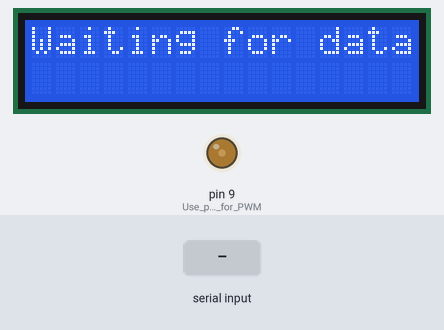
This sketch was run on a simulated Arduino Uno, built with avr-gcc and run on an emulated ATmega328P. Parts: 16×2 character LCD, output pins drawn as LEDs (lit = HIGH). Inputs (shaded band) come from the test bench.

Above: at 1.2 s.
1.3 s: "1\n" received over Serial
At 2.5 s:
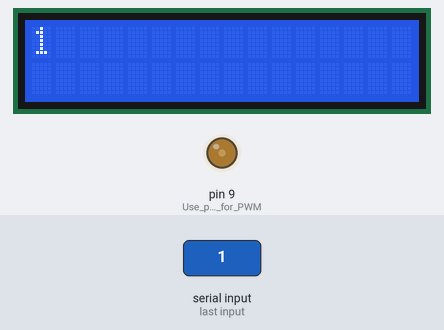
2.8 s: "0\n" received over Serial
At 3.8 s:
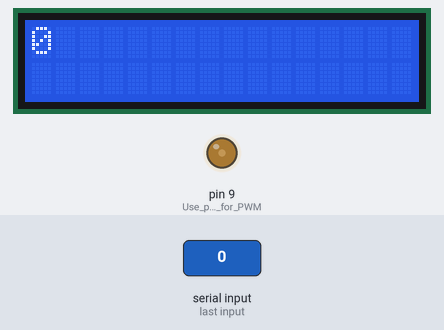
4.3 s: "2\n" received over Serial
At 5.0 s:
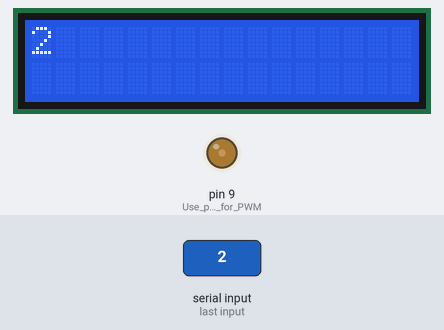
Timing chart, 0 to 7.3 s (numbered marks = the images above; inputs shaded):
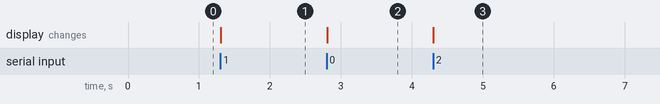

The sketch:

ArduinoCode.ino
```cpp
#include <LiquidCrystal.h>  // idk why it shows that this is an undefined identifier. However it works in the Arduino IDE.

// Initialize the LCD (12, 11, 5, 4, 3, 2) for what im doin rn
LiquidCrystal lcd(12, 11, 5, 4, 3, 2);

void setup() {
  pinMode(9, OUTPUT); // Use pin 9 for PWM
  analogWrite(9, 70); // Adjust value (0-255) to control contrast

  // 16x2 LCD display
  lcd.begin(16, 2);

  Serial.begin(9600);

  // Print once it boots
  lcd.setCursor(0, 0);
  lcd.print("Waiting for data");
}

void loop() {
  if (Serial.available() > 0) {

    String data = Serial.readStringUntil('\n'); // Read until newline character | CRUCIAL TO KNOW


    if (data.length() > 0) {
      int separatorIndex = data.indexOf(';'); // Find the semicolon separator | Semicolon Splits Top and Bottom Rows

      lcd.clear(); // Clear the LCD before displaying new data

      if (separatorIndex != -1) {

        String topRow = data.substring(0, separatorIndex);
        String bottomRow = data.substring(separatorIndex + 1);
        Serial.println(data);

        // Display the data on the LCD
        lcd.setCursor(0, 0); // Top row
        lcd.print(topRow);
        lcd.setCursor(0, 1); // Bottom row
        lcd.print(bottomRow);
        Serial.println(data);
      } else {
        // If no semicolon, display the entire message on one row
        lcd.setCursor(0, 0);
        lcd.print(data);
      }
    }
    Serial.flush(); // Clear the Serial buffer
  }
}
```

Measured:
- after the input at 1.3 s, the display: changes at once (image 1)
- after the input at 2.8 s, the display: changes at once (image 2)
- after the input at 4.3 s, the display: changes at once (image 3)
